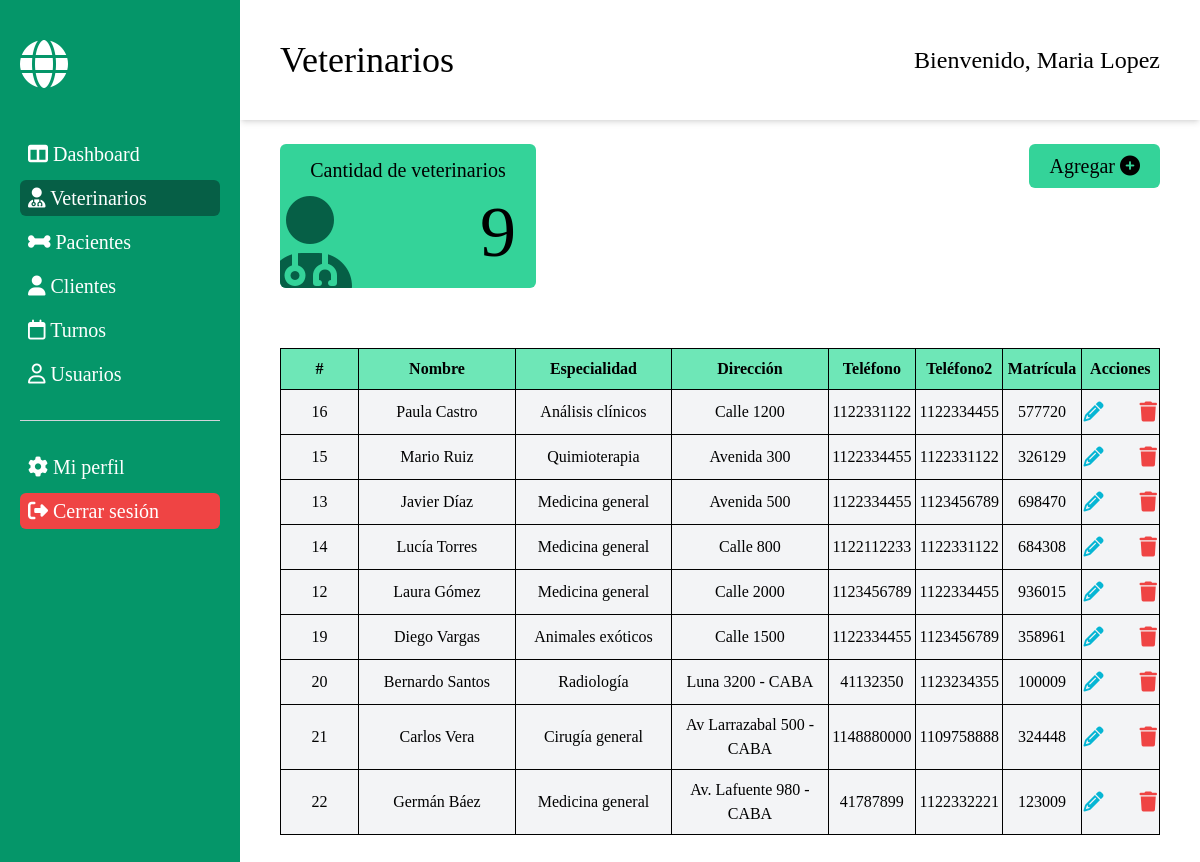
The app's page /Veterinary/index (signed in) with its own data.
### tables this page shows
CREATE TABLE IF NOT EXISTS `veterinaries` (
  `id` int NOT NULL AUTO_INCREMENT,
  `name` varchar(255) NOT NULL,
  `address` varchar(255) NOT NULL,
  `phone` varchar(15) DEFAULT NULL,
  `phone2` varchar(15) DEFAULT NULL,
  `license` varchar(50) NOT NULL,
  `specialty` varchar(255) DEFAULT NULL,
  PRIMARY KEY (`id`)
);

### Controllers/VeterinaryController.php (called while the page is built, shortened)
<?php
require_once 'Models/Veterinary.php';
class VeterinaryController
{
    public function index()
    {
        $veterinary = new Veterinary();
        $veterinaries = $veterinary->list();
        require_once('Views/Veterinary/Index.php');
    }
}

### Index.php (called while the page is built, shortened)
<?php
$url = isset($_GET['url']) ? filter_var($_GET['url'], FILTER_SANITIZE_URL) : '';
$partsUrl = explode('/', $url);
$action = !empty($partsUrl[1]) ? $partsUrl[1] : 'index';
$instance = new $controllerName();
$instance->$action();
?>

### Config/Database.php (called while the page is built, shortened)
<?php
class Database
{
    private static $instance = null;
    private $connection;
    private function __construct()
    {
        $host = 'localhost';
        $username = 'root';
        $password = '';
        $database = 'vetsoft';
        $this->connection = new mysqli($host, $username, $password, $database);
    }
    public static function getInstance()
    {
        if (self::$instance == null) {
            self::$instance = new Database();
        }
        return self::$instance;
    }
    public function getConnection()
    {
        return $this->connection;
    }
}

### Models/Veterinary.php (called while the page is built, shortened)
<?php
require_once 'Config/Database.php';
class Veterinary {
    private $db;
    public function __construct() {
        $this->db = Database::getInstance()->getConnection();
    }
    public function list(){
        $sql = "SELECT * FROM veterinaries;";
        $veterinaries = $this->db->query($sql);
        return $veterinaries;
    }
}
?>

### Views/Veterinary/Index.php (the view, shortened to what this page needs)
<!DOCTYPE html>
<html lang="en">
<head>
    <link rel="stylesheet" href="<?php base_url ?>/Assets/css/Styles.css">
    <script src="https://cdn.tailwindcss.com"></script>
    <link rel="stylesheet" href="https://cdnjs.cloudflare.com/ajax/libs/font-awesome/6.5.1/css/all.min.css" />
</head>
<body>
    <section class="relative w-screen h-screen flex">
        <div class="relative w-1/5 h-full bg-emerald-600 px-5 flex">
            <div class="w-full h-5/6 flex flex-col justify-start">
                <i class="fas fa-globe text-5xl text-white my-10"></i>
                <div class="w-full min-h-0">
                    <a class="w-full hover:bg-white hover:text-emerald-900 py-1 px-2 my-2 rounded-md text-white text-xl block duration-300" href="http://localhost/VetSoft/User/dashboard"><i class="fas fa-columns"></i> Dashboard</a>
                    <a class="w-full bg-emerald-800 hover:bg-white hover:text-emerald-900 py-1 px-2 my-2 rounded-md text-white text-xl block duration-300" href="#"><i class="fas fa-user-md"></i> Veterinarios</a>
                    <a class="w-full hover:bg-white hover:text-emerald-900 py-1 px-2 my-2 rounded-md text-white text-xl block duration-300" href="http://localhost/VetSoft/Patient/index"><i class="fas fa-bone"></i> Pacientes</a>
                    <a class="w-full hover:bg-white hover:text-emerald-900 py-1 px-2 my-2 rounded-md text-white text-xl block duration-300" href="http://localhost/VetSoft/Owner/index"><i class="fas fa-user"></i> Clientes</a>
                    <a class="w-full hover:bg-white hover:text-emerald-900 py-1 px-2 my-2 rounded-md text-white text-xl block duration-300" href="http://"><i class="far fa-calendar"></i> Turnos</a>
                    <a class="w-full hover:bg-white hover:text-emerald-900 py-1 px-2 my-2 rounded-md text-white text-xl block duration-300" href="http://"><i class="far fa-user"></i> Usuarios</a>
                </div>
                <div class="border-b border-gray-300 my-5"></div>
                <div class="w-full min-h-0">
                    <a class="w-full hover:bg-white hover:text-emerald-900 py-1 px-2 my-2 rounded-md text-white text-xl block duration-300" href="http://localhost/VetSoft/User/settings"><i class="fas fa-cog"></i> Mi perfil</a>
                    <a class="w-full bg-red-500 hover:bg-red-950 hover:text-white py-1 px-2 my-2 rounded-md text-white text-xl block duration-300" href="http://localhost/VetSoft/User/logout"><i class="fas fa-sign-out-alt"></i> Cerrar sesión</a>
                </div>
            </div>
        </div>
        <div class="w-4/5 h-full overflow-y-scroll">
            <div class="w-full min-h-0 py-10 px-10 flex items-center justify-between shadow-md">
                <h1 class="text-4xl">Veterinarios</h1>
                <h2 class="text-2xl">Bienvenido, <?php print_r($_SESSION['user']->name) ?></h2>
            </div>
            <div class="relative w-full min-h-[100px]">
                <div class="absolute overflow-hidden top-6 left-10 w-64 h-36 rounded-md bg-emerald-400">
                    <h2 class="text-xl text-center mt-3">Cantidad de veterinarios</h2>
                    <h2 class="absolute -bottom-2 -left-3 text-8xl text-emerald-800"><i class="fas fa-user-md"></i></h2>
                    <h3 class="absolute bottom-5 right-5 text-7xl"><?php print_r($count->cantidad_de_registros); ?></h3>
                </div>
                <button id="add" class="absolute top-6 right-10 rounded-md bg-emerald-400 hover:bg-emerald-600 py-2 px-5 duration-300 text-xl">Agregar <i class="fas fa-plus-circle"></i></button>
            </div>
            <table class="w-11/12 m-auto mt-32 mb-10">
                <thead>
                    <tr class="w-full">
                        <th class="w-1/12 bg-emerald-300 py-2 border border-black">#</th>
                        <th class="w-2/12 bg-emerald-300 py-2 border border-black">Nombre</th>
                        <th class="w-2/12 bg-emerald-300 py-2 border border-black">Especialidad</th>
                        <th class="w-2/12 bg-emerald-300 py-2 border border-black">Dirección</th>
                        <th class="w-1/12 bg-emerald-300 py-2 border border-black">Teléfono</th>
                        <th class="w-1/12 bg-emerald-300 py-2 border border-black">Teléfono2</th>
                        <th class="w-1/12 bg-emerald-300 py-2 border border-black">Matrícula</th>
                        <th class="w-1/12 bg-emerald-300 py-2 border border-black">Acciones</th>
                    </tr>
                </thead>
                <tbody>
                    <?php while ($vet = $veterinaries->fetch_object()) : ?>
                        <tr>
                            <td class="w-1/12 bg-gray-100 border border-black text-center py-2"><?= $vet->id; ?></td>
                            <td class="w-2/12 bg-gray-100 border border-black text-center py-2"><?= $vet->name; ?></td>
                            <td class="w-2/12 bg-gray-100 border border-black text-center py-2"><?= $vet->specialty; ?></td>
                            <td class="w-2/12 bg-gray-100 border border-black text-center py-2"><?= $vet->address; ?></td>
                            <td class="w-1/12 bg-gray-100 border border-black text-center py-2"><?= $vet->phone; ?></td>
                            <td class="w-1/12 bg-gray-100 border border-black text-center py-2"><?= $vet->phone2; ?></td>
                            <td class="w-1/12 bg-gray-100 border border-black text-center py-2"><?= $vet->license; ?></td>
                            <td class="w-1/12 bg-gray-100 border border-black text-center py-2">
                                <a href="http://localhost/VetSoft/Veterinary/edit/<?php echo $vet->id ?>"><i class="text-xl fas fa-pencil-alt text-cyan-500 hover:text-cyan-800 mr-8"></i></a>
                                <a href="http://localhost/VetSoft/Veterinary/delete/<?php echo $vet->id ?>"><i class="text-xl fas fa-trash text-red-500 hover:text-red-800"></i></a>
                            </td>
                        </tr>
                    <?php endwhile; ?>
                </tbody>
            </table>
        </div>
    </section>
</body>
</html>

### Assets/css/Styles.css (style rules this page uses)
* { font-family: 'Raleway Variable'; }

### records on screen
veterinaries: id "16", name "Paula Castro", specialty "Análisis clínicos", address "Calle 1200", phone "1122331122", phone2 "1122334455", license "577720"
veterinaries: id "15", name "Mario Ruiz", specialty "Quimioterapia", address "Avenida 300", phone "1122334455", phone2 "1122331122", license "326129"
veterinaries: id "13", name "Javier Díaz", specialty "Medicina general", address "Avenida 500", phone "1122334455", phone2 "1123456789", license "698470"
veterinaries: id "14", name "Lucía Torres", specialty "Medicina general", address "Calle 800", phone "1122112233", phone2 "1122331122", license "684308"
veterinaries: id "12", name "Laura Gómez", specialty "Medicina general", address "Calle 2000", phone "1123456789", phone2 "1122334455", license "936015"
veterinaries: id "19", name "Diego Vargas", specialty "Animales exóticos", address "Calle 1500", phone "1122334455", phone2 "1123456789", license "358961"
veterinaries: id "20", name "Bernardo Santos", specialty "Radiología", address "Luna 3200 - CABA", phone "41132350", phone2 "1123234355", license "100009"
veterinaries: id "21", name "Carlos Vera", specialty "Cirugía general", address "Av Larrazabal 500 - CABA", phone "1148880000", phone2 "1109758888", license "324448"
veterinaries: id "22", name "Germán Báez", specialty "Medicina general", address "Av. Lafuente 980 - CABA", phone "41787899", phone2 "1122332221", license "123009"
